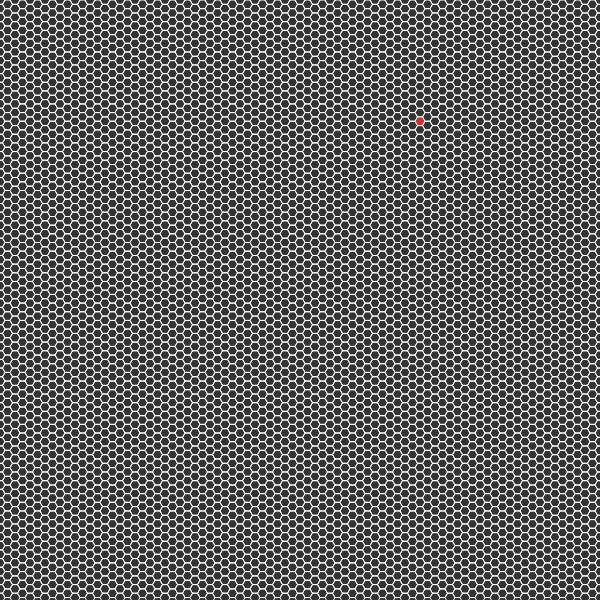
Frame 1 (no input)
Frame 60 (no input): identical to frame 1, image omitted
Frame 120 (the mouse pressed at the canvas centre since frame 60): identical to frame 1, image omitted

The p5.js sketch that drew this single still picture (run headless with seeded random() and noise() and a simulated clock; from frame 60 on, the mouse is pressed at the canvas centre):

// p5.js sketch
// ── sketch.js
let hexSize = 5;

let randomX;
let randomY;

function setup() {
    this.createCanvas(600, 600);

    let cols = width/(2*hexSize+hexSize);
    let rows = height/(hexSize*Math.sin(Math.PI/3));

    randomX = this.round(this.random(cols-1));
    randomY = this.round(this.random(rows-1));
}

function draw() {
    background(51);
    stroke(255);
    this.noFill();

    let cols = width/(2*hexSize+hexSize);
    let rows = height/(hexSize*Math.sin(Math.PI/3));

    for(let i = 0; i <= cols; i++){
        for(let j = 0; j < rows; j++){
            if(i === randomX && j === randomY){
                this.fill(200, 50 ,50)
            }else{
                this.noFill();
            }
            hexagon(i*(2*hexSize+hexSize) + (j%2)*1.5*hexSize,
                j*hexSize*Math.sin(Math.PI/3),
                hexSize);
        }
    }
}

function hexagon(x0, y0, rad){
    this.beginShape();
    for(let i = 0; i <= 6; i++){
        let x = x0 + rad*Math.cos(i * PI/3);
        let y = y0 + rad*Math.sin(i * PI/3);
        vertex(x, y);
    }
    this.endShape();
}
// ── Hexagon.js
class Hexagon{
    constructor(x, y, rad){
        this.x = x;
        this.y = y;
        this.rad = rad;
    }

    draw(){
        beginShape();
        for(let i = 0; i <= 6; i++){
            let x = this.x + this.rad*Math.cos(i * Math.PI/3);
            let y = this.y + this.rad*Math.sin(i * Math.PI/3);
            vertex(x, y);
        }
        endShape();
    }
}
